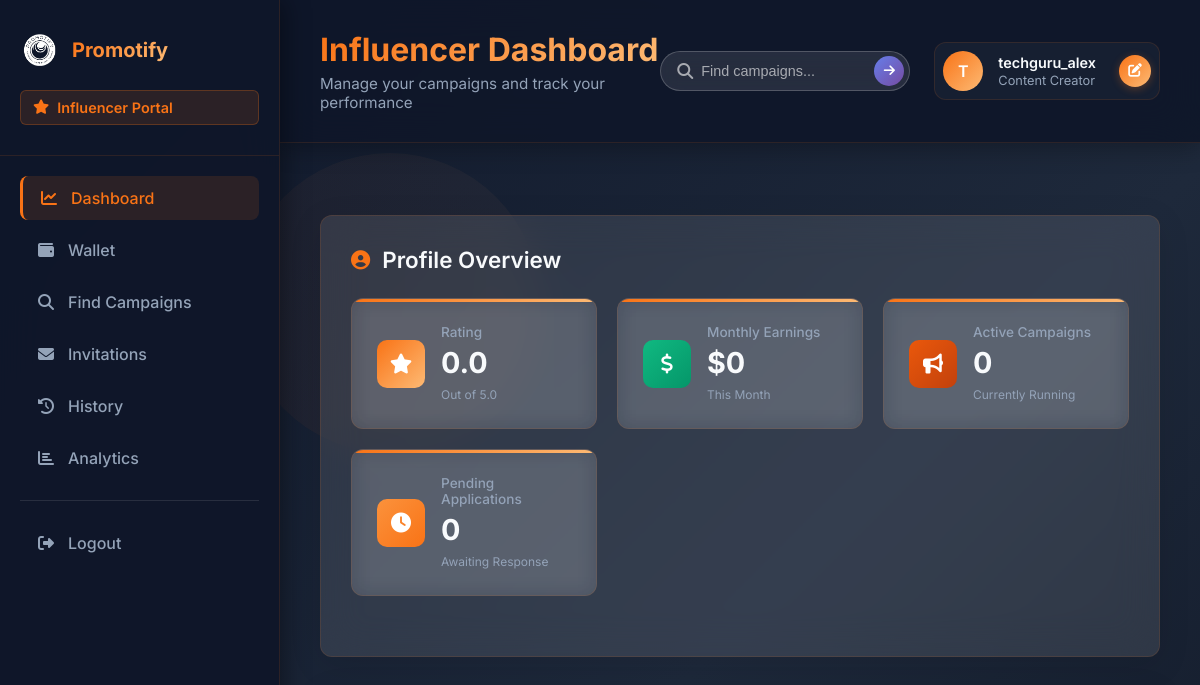
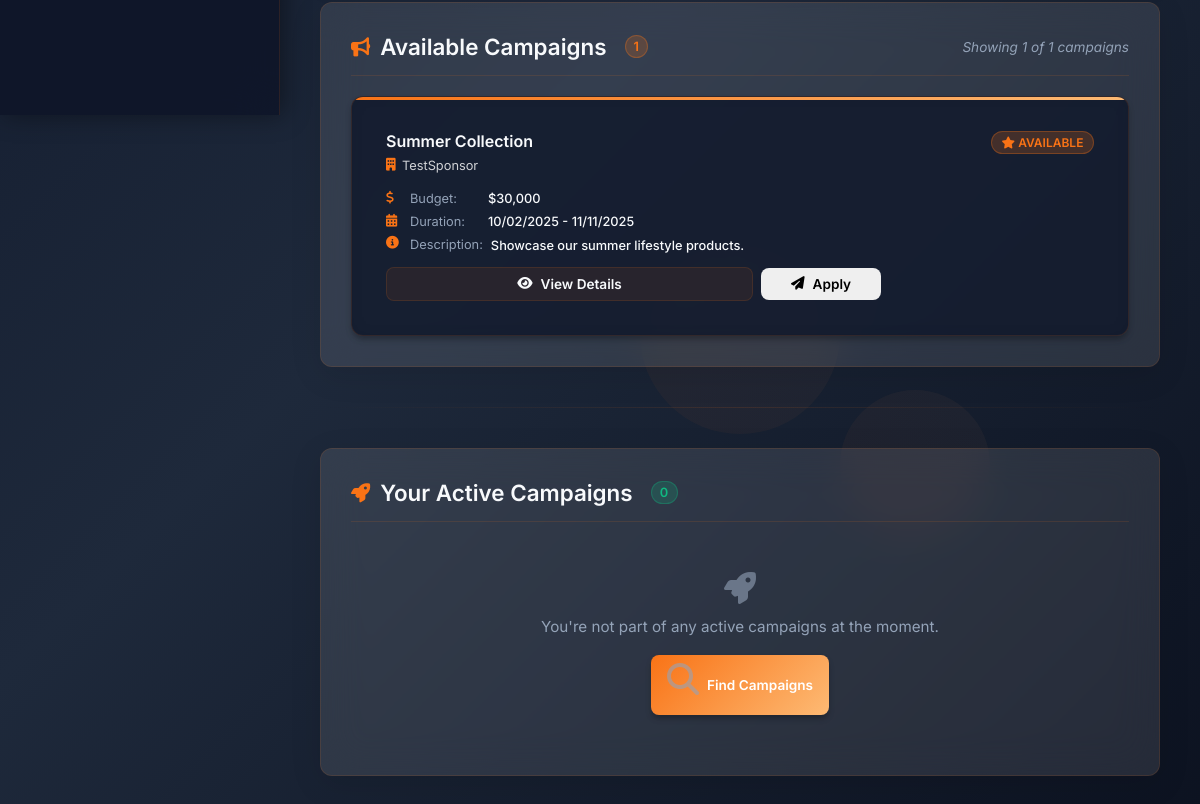
Page /idash (signed in) on the earlier database version (2 pictures, top to bottom).
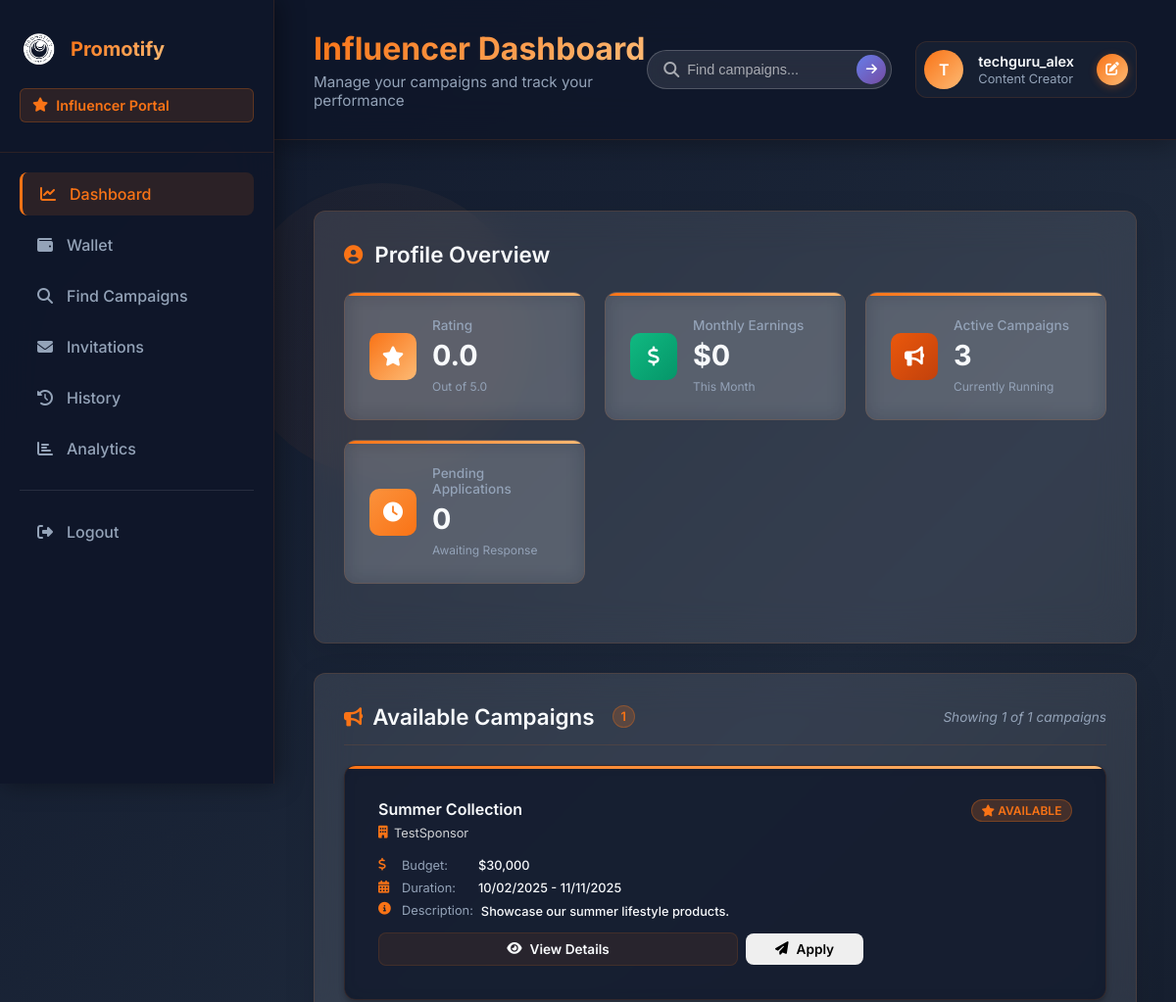
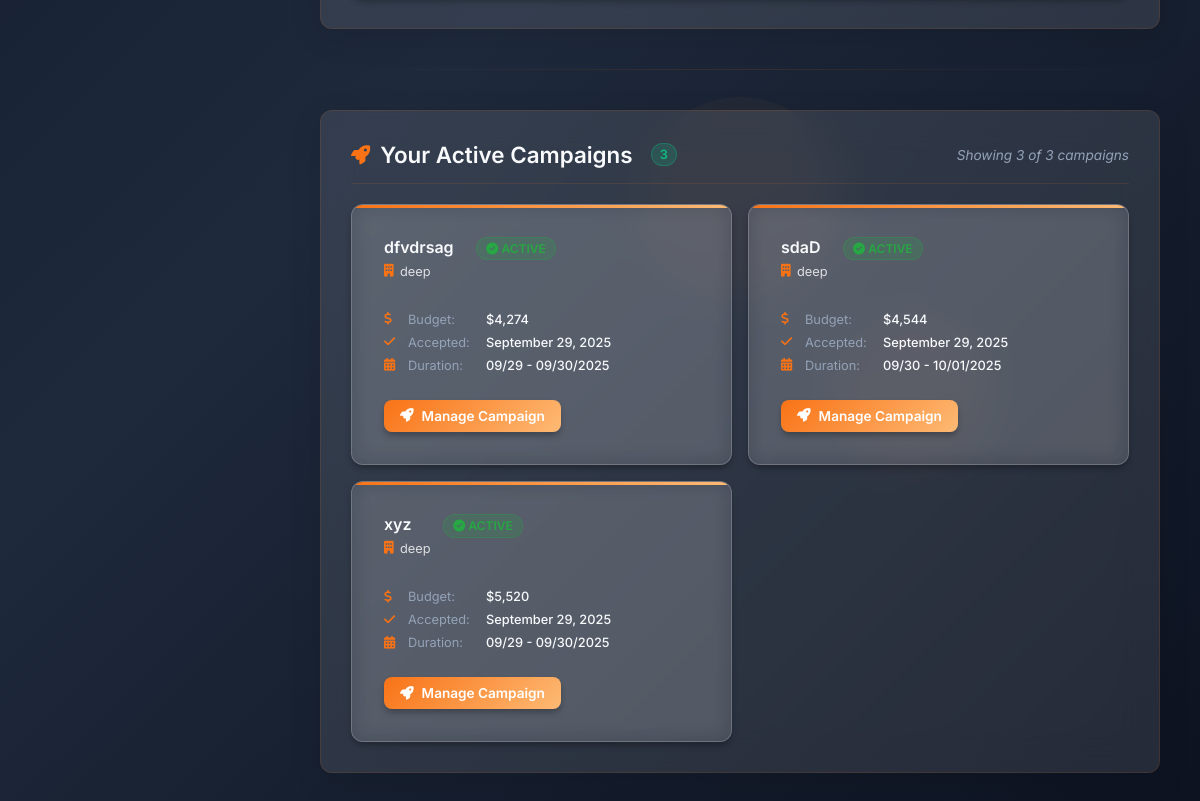
Same page on the later database version (2 pictures, top to bottom).
### models.py (models this page shows, shortened)
class Campaign(db.Model):
    id = db.Column(db.Integer, primary_key=True)
    sponsor_id = db.Column(db.Integer, db.ForeignKey('sponsor.id', ondelete='CASCADE'), nullable=False)
    name = db.Column(db.String(15), nullable=False)
    description = db.Column(db.Text, nullable=True)
    start_date = db.Column(db.Date, nullable=False)
    end_date = db.Column(db.Date, nullable=False)
    budget = db.Column(db.Float, nullable=False)
    status = db.Column(db.String(50))
    created_at = db.Column(db.DateTime, default=datetime.utcnow)
    sponsor = db.relationship('Sponsor', backref=db.backref('campaigns', lazy=True, cascade='all, delete-orphan'))
    influencers = db.relationship('Influencer', secondary='application',
                                  primaryjoin="and_(Campaign.id==Application.campaign_id, Application.status=='accepted')",
                                  backref=db.backref('accepted_campaigns', lazy='dynamic'))

class Sponsor(db.Model):
    id = db.Column(db.Integer, primary_key=True)
    username = db.Column(db.String(15), unique=True, nullable=False)
    email = db.Column(db.String(20), unique=True, nullable=False)
    password = db.Column(db.String(10), nullable=False)
    industry = db.Column(db.String(20), nullable=False)
    wallet_balance = db.Column(db.Float, default=0.0, nullable=False)
    date_joined = db.Column(db.DateTime, default=datetime.utcnow)

class Application(db.Model):
    id = db.Column(db.Integer, primary_key=True)
    influencer_id = db.Column(db.Integer, db.ForeignKey('influencer.id', ondelete='CASCADE'), nullable=False)
    campaign_id = db.Column(db.Integer, db.ForeignKey('campaign.id', ondelete='CASCADE'), nullable=False)
    status = db.Column(db.String(20), default='pending')
    created_at = db.Column(db.DateTime, default=datetime.utcnow)
    influencer = db.relationship('Influencer', backref=db.backref('applications', lazy=True, cascade='all, delete-orphan'))
    campaign = db.relationship('Campaign', backref=db.backref('applications', lazy=True, cascade='all, delete-orphan'))

### routes.py (the view)
    @app.route('/idash')
    @app.route('/idash/<int:campaign_id>')
    def influ_dash(campaign_id=None):
        if 'influencer_id' not in session:
            flash('You need to log in first.', 'error')
            return redirect(url_for('influ_log'))
        influencer = Influencer.query.get(session['influencer_id'])
        pending_limit = int(request.args.get('pending_limit', 10))
        active_limit = int(request.args.get('active_limit', 10))
        available_limit = int(request.args.get('available_limit', 10))
        applied_campaign_ids = [app.campaign_id for app in influencer.applications]
        all_available_campaigns = Campaign.query.filter(
            ~Campaign.id.in_(applied_campaign_ids),
            Campaign.end_date >= datetime.now().date()
        ).order_by(Campaign.start_date.desc()).all()
        all_pending_applications = Application.query.filter_by(
            influencer_id=influencer.id,
            status='pending'
        ).order_by(Application.created_at.desc()).all()
        all_active_campaigns = Application.query.filter_by(
            influencer_id=influencer.id,
            status='accepted'
        ).order_by(Application.created_at.desc()).all()
        available_campaigns = all_available_campaigns[:available_limit]
        pending_applications = all_pending_applications[:pending_limit]
        active_campaigns = all_active_campaigns[:active_limit]
        has_more_available = len(all_available_campaigns) > available_limit
        has_more_pending = len(all_pending_applications) > pending_limit
        has_more_active = len(all_active_campaigns) > active_limit
        selected_campaign = None
        if campaign_id:
            selected_campaign = Campaign.query.get(campaign_id)
        return render_template('influ_dash.html',
                               influencer=influencer,
                               available_campaigns=available_campaigns,
                               pending_applications=pending_applications,
                               active_campaigns=active_campaigns,
                               selected_campaign=selected_campaign,
                               has_more_available=has_more_available,
                               has_more_pending=has_more_pending,
                               has_more_active=has_more_active,
                               available_limit=available_limit,
                               pending_limit=pending_limit,
                               active_limit=active_limit,
                               total_available=len(all_available_campaigns),
                               total_pending=len(all_pending_applications),
                               total_active=len(all_active_campaigns))

### models.py (called while the page is built)
    def get_total_followers(self):
        return sum([
            self.instagram_followers or 0,
            self.youtube_subscribers or 0,
            self.twitter_followers or 0,
            self.linkedin_connections or 0
        ])

### templates/influ_dash.html (shortened to what the changed rows need)
<!DOCTYPE html>
<html lang="en">
<head>
    <link rel="stylesheet" type="text/css" href="{{ url_for('static', filename='css/idash.css') }}">
    <link rel="stylesheet" href="https://cdnjs.cloudflare.com/ajax/libs/font-awesome/6.4.0/css/all.min.css">
</head>
<body>
    <main class="main-content">
        <div class="content-header">
            <div class="header-left">
                <h1>Influencer Dashboard</h1>
            </div>
        </div>
        <div class="content">
            <div class="profile-section content-section">
                <h2 class="section-title">
                    <i class="fas fa-user-circle"></i>
                    Profile Overview
                </h2>
                <div class="stats-grid">
                    <div class="stat-card">
                        <div class="stat-content">
                            <h3>Active Campaigns</h3>
                            <p class="stat-number">{{ active_campaigns|length if active_campaigns else 0 }}</p>
                            <span class="stat-label">Currently Running</span>
                        </div>
                    </div>
                </div>
            </div>
            <div class="campaigns-section content-section">
                <div class="section-header">
                    <h2 class="section-title">
                        <i class="fas fa-bullhorn"></i>
                        Available Campaigns
                        <span class="badge info">{{ total_available }}</span>
                    </h2>
                </div>
                {% if available_campaigns %}
                    <div class="campaigns-grid">
                        {% for campaign in available_campaigns %}
                        <div class="campaign-card enhanced-card">
                            <div class="card-header">
                                <div class="campaign-info-header">
                                    <h3 class="campaign-name">{{ campaign.name }}</h3>
                                    <div class="campaign-meta">
                                        <span class="campaign-sponsor">
                                            <i class="fas fa-building"></i>
                                            {{ campaign.sponsor.username }}
                                        </span>
                                    </div>
                                </div>
                                <div class="status-badge available">
                                    <i class="fas fa-star"></i>
                                    Available
                                </div>
                            </div>
                            <div class="card-body">
                                <div class="campaign-details">
                                    <div class="detail-row">
                                        <i class="fas fa-dollar-sign"></i>
                                        <span class="detail-label">Budget:</span>
                                        <span class="detail-value">${{ "{:,.0f}".format(campaign.budget) }}</span>
                                    </div>
                                    <div class="detail-row">
                                        <i class="fas fa-calendar-alt"></i>
                                        <span class="detail-label">Duration:</span>
                                        <span class="detail-value">{{ campaign.start_date.strftime('%m/%d/%Y') }} - {{ campaign.end_date.strftime('%m/%d/%Y') }}</span>
                                    </div>
                                    {% if campaign.description %}
                                    <div class="detail-row description">
                                        <i class="fas fa-info-circle"></i>
                                        <span class="detail-label">Description:</span>
                                        <span class="detail-value">{{ campaign.description[:100] }}{% if campaign.description|length > 100 %}...{% endif %}</span>
                                    </div>
                                    {% endif %}
                                </div>
                            </div>
                            <div class="card-footer">
                                <a href="{{ url_for('influ_dash', campaign_id=campaign.id) }}" class="btn btn-secondary btn-sm">
                                    <i class="fas fa-eye"></i> View Details
                                </a>
                                <form action="{{ url_for('apply_campaign', campaign_id=campaign.id) }}" method="post" style="display: inline;">
                                    <button type="submit" class="btn btn-success btn-sm apply-btn">
                                        <i class="fas fa-paper-plane"></i> Apply
                                    </button>
                                </form>
                            </div>
                        </div>
                        {% endfor %}
                    </div>
                {% endif %}
            </div>
            <div class="active-campaigns-section content-section">
                <div class="section-header">
                    <h2 class="section-title">
                        <i class="fas fa-rocket"></i>
                        Your Active Campaigns
                        <span class="badge success">{{ total_active }}</span>
                    </h2>
                    {% if active_campaigns %}
                    <div class="section-info">
                        Showing {{ active_campaigns|length }} of {{ total_active }} campaigns
                    </div>
                    {% endif %}
                </div>
                {% if active_campaigns %}
                    <div class="active-campaigns-grid">
                        {% for application in active_campaigns %}
                        <div class="active-campaign-card enhanced-card">
                            <div class="card-header">
                                <div class="campaign-info-header">
                                    <h3 class="campaign-name">{{ application.campaign.name }}</h3>
                                    <div class="campaign-meta">
                                        <span class="campaign-sponsor">
                                            <i class="fas fa-building"></i>
                                            {{ application.campaign.sponsor.username }}
                                        </span>
                                    </div>
                                </div>
                                <div class="status-badge active">
                                    <i class="fas fa-check-circle"></i>
                                    Active
                                </div>
                            </div>
                            <div class="card-body">
                                <div class="campaign-details">
                                    <div class="detail-row">
                                        <i class="fas fa-dollar-sign"></i>
                                        <span class="detail-label">Budget:</span>
                                        <span class="detail-value">${{ "{:,.0f}".format(application.campaign.budget) }}</span>
                                    </div>
                                    <div class="detail-row">
                                        <i class="fas fa-check"></i>
                                        <span class="detail-label">Accepted:</span>
                                        <span class="detail-value">{{ application.created_at.strftime('%B %d, %Y') }}</span>
                                    </div>
                                    <div class="detail-row">
                                        <i class="fas fa-calendar-alt"></i>
                                        <span class="detail-label">Duration:</span>
                                        <span class="detail-value">{{ application.campaign.start_date.strftime('%m/%d') }} - {{ application.campaign.end_date.strftime('%m/%d/%Y') }}</span>
                                    </div>
                                </div>
                            </div>
                            <div class="card-footer">
                                <a href="{{ url_for('influ_dash', campaign_id=application.campaign.id) }}" class="btn btn-primary btn-sm">
                                    <i class="fas fa-rocket"></i> Manage Campaign
                                </a>
                            </div>
                        </div>
                        {% endfor %}
                    </div>
                {% else %}
                    <div class="empty-state">
                        <i class="fas fa-rocket"></i>
                        <p>You're not part of any active campaigns at the moment.</p>
                        <a href="{{ url_for('ifind') }}" class="btn btn-primary">
                            <i class="fas fa-search"></i>
                            Find Campaigns
                        </a>
                    </div>
                {% endif %}
            </div>
        </div>
    </main>
</body>
</html>

Differences in the rows shown:
added Application: campaign.name "dfvdrsag", campaign.sponsor.username "deep", created_at "September 29, 2025", campaign.start_date "09/29", campaign.end_date "09/30/2025"
added Campaign: campaign.budget "4,274"
added Application: campaign.name "sdaD", campaign.sponsor.username "deep", created_at "September 29, 2025", campaign.start_date "09/30", campaign.end_date "10/01/2025"
added Campaign: campaign.budget "4,544"
added Application: campaign.name "xyz", campaign.sponsor.username "deep", created_at "September 29, 2025", campaign.start_date "09/29", campaign.end_date "09/30/2025"
added Campaign: campaign.budget "5,520"
Other differences:
{{ active_campaigns|length if active_campaigns else 0 }}: "0" → "3"
{{ total_active }}: "0" → "3"
{{ active_campaigns|length }}: (not shown) → "3"
{{ total_active }}: (not shown) → "3"
text no longer shown: "You're not part of any active campaigns at the moment. Find Campaigns"
text now shown: "Showing of campaigns"
